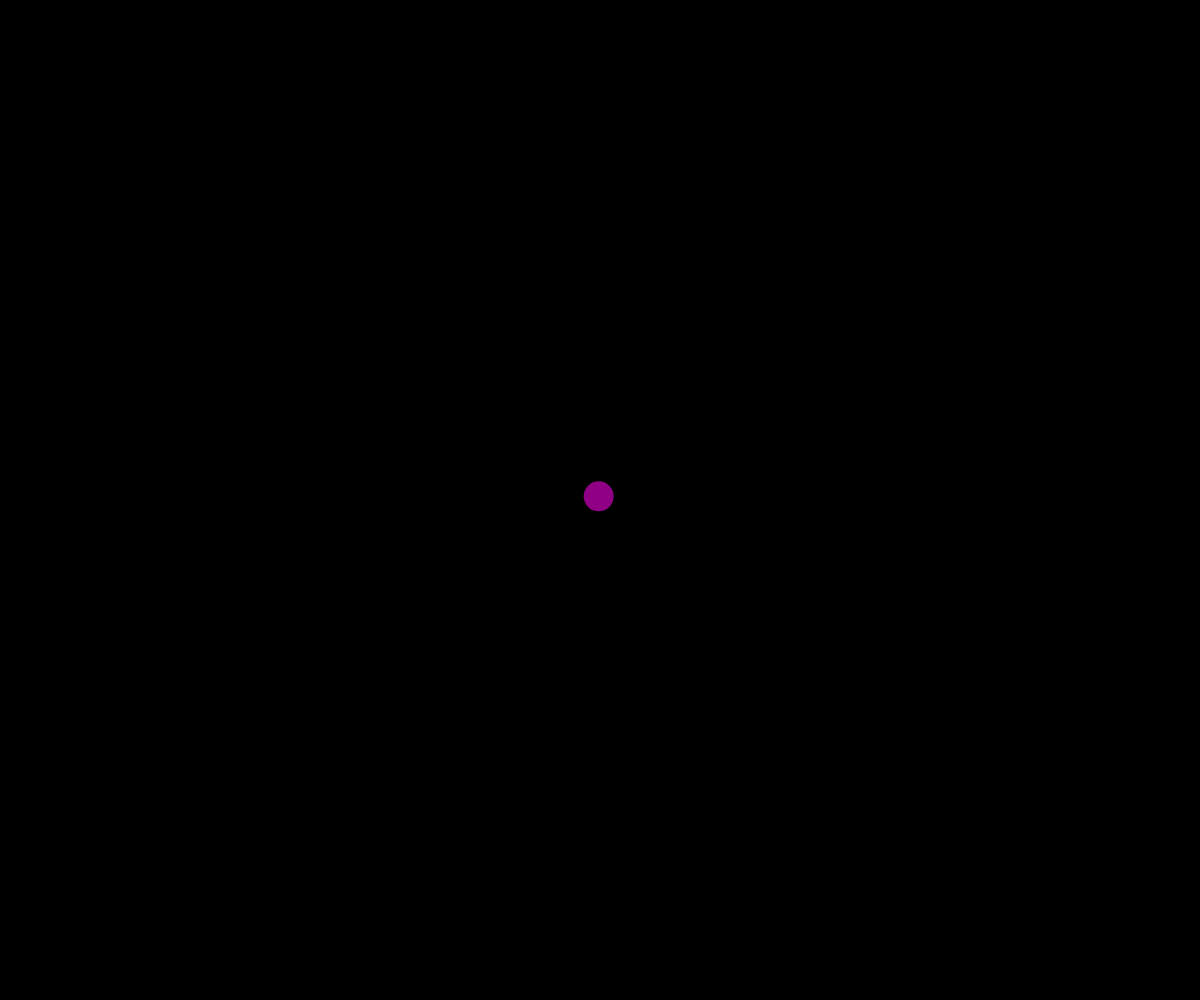
Frame 1 (no input)
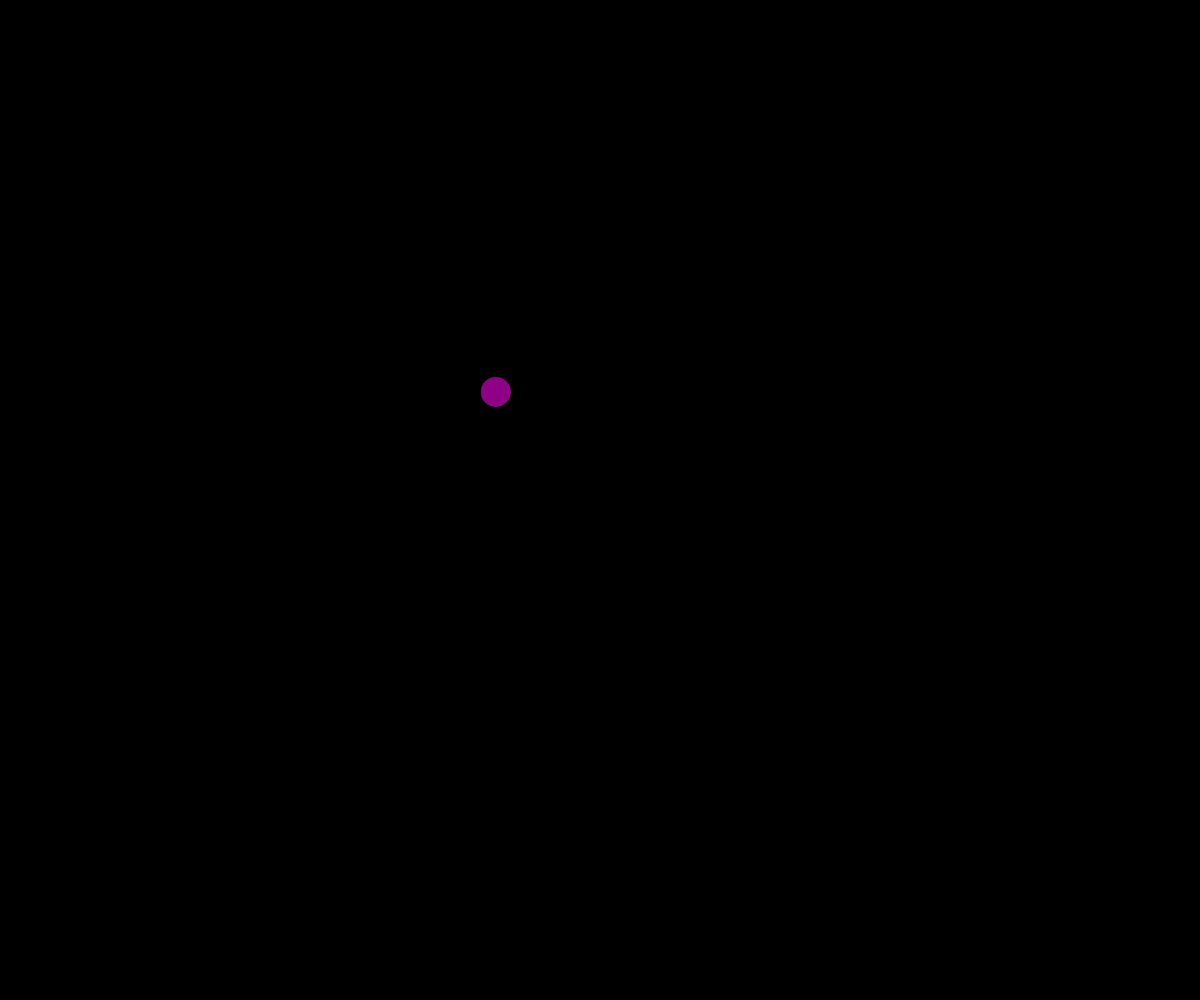
Frame 60 (no input)
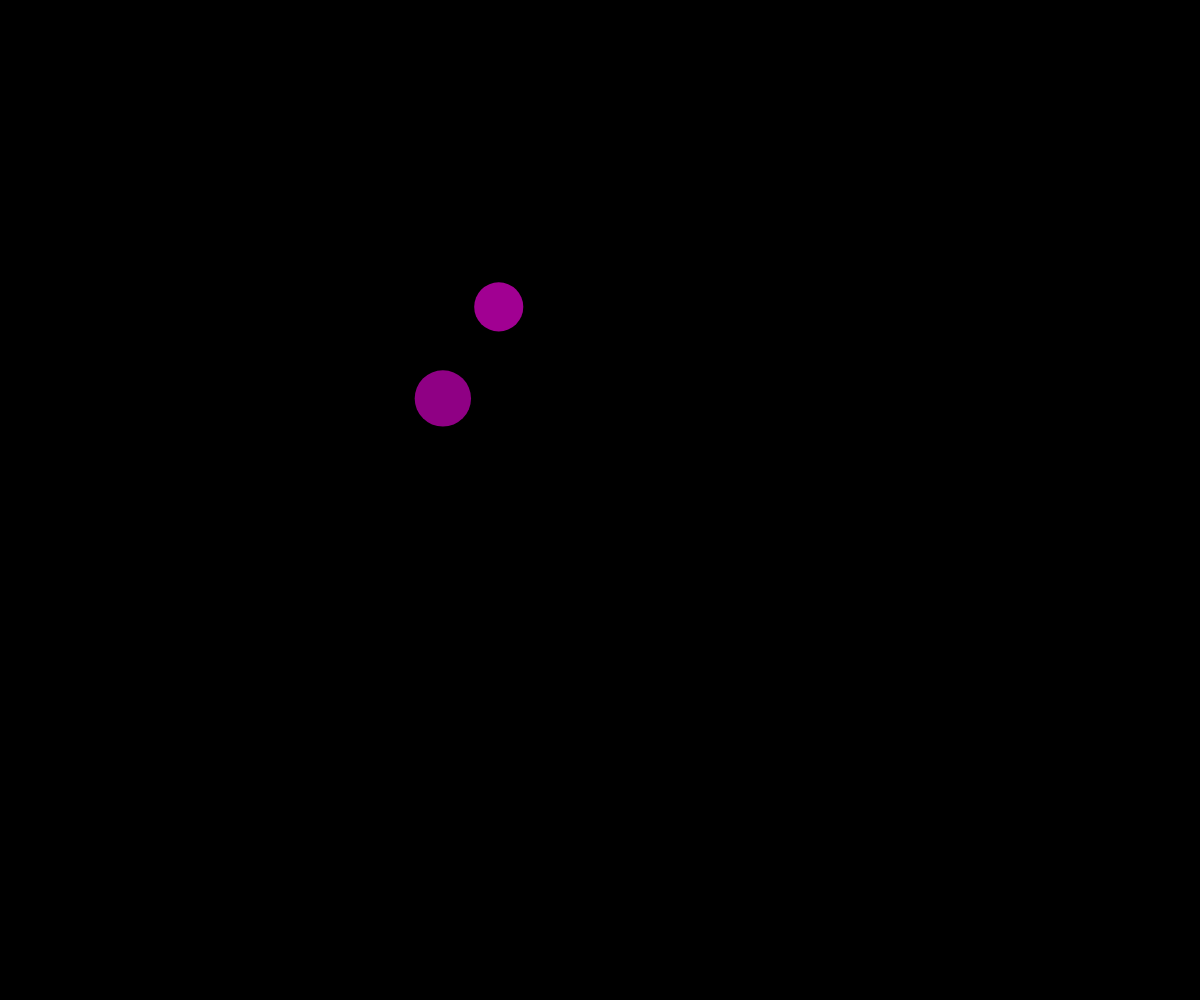
Frame 120 (the mouse pressed at the canvas centre since frame 60)

The p5.js sketch that drew these frames (run headless with seeded random() and noise() and a simulated clock; from frame 60 on, the mouse is pressed at the canvas centre):

// p5.js sketch
// ── sketch.js
// Connected Nodes OOP demo

let points = [];

function setup() {
  createCanvas(windowWidth, windowHeight);
  spawnPoint(width/2, height/2);
}

function draw() {
  background(0);
   
  //move and draw lines
  for (let point of points) {
    point.update(points);
  }

  for (let point of points) {
    point.display();
  }
}




function mousePressed() {
  spawnPoint(mouseX, mouseY);
}

function keyPressed() {
  if (key === "p") {
    points.shift();  
  }
}


function spawnPoint(x, y) {
  let somePoint = new MovingPoint(x, y);
  points.push(somePoint);
}




class MovingPoint {
  constructor(x, y) {
    this.x = x;
    this.y = y;
    this.speed = 5;
    this.radius = 15;
    this.color = color(random(200), 0, random(100, 255));
    this.xTime = random(1000);
    this.yTime = random(1000);
    this.deltaTime = 0.01;
    this.reach = 100;
    this.MIN_RADIUS = 15;
    this.MAX_RADIUS = 50;
  }


  display() {
    noStroke();
    fill(this.color);
    circle(this.x, this.y, this.radius * 2);
  }

  update(thePoints) {
    this.move();
    this.wrapAroundScreen();
    this.connectTo(thePoints);
    this.adjustSizeWithMouse();
  }

  adjustSizeWithMouse() {
    let mouseDistance = dist(this.x, this.y, mouseX, mouseY);
    if (mouseDistance < this.reach*3) {
      let theSize = map(mouseDistance, 0, this.reach*3, this.MAX_RADIUS, this.MIN_RADIUS);
      this.radius = theSize;
    }
    else {
      this.radius = this.MIN_RADIUS;
    }
  }

  move() {
    //pick random direction of movement
    let dx = noise(this.xTime);
    let dy = noise(this.yTime);

    //scale to movement speed
    this.dx = map(dx, 0, 1, -this.speed, this.speed);
    this.dy = map(dy, 0, 1, -this.speed, this.speed);

    //move point
    this.x += this.dx;
    this.y += this.dy;
    
    //incrememmt 
    this.xTime += this.deltaTime;
    this.yTime += this.deltaTime;
  }

  wrapAroundScreen() {
    //teleport across the screen if you fall off
    if (this.x > width) {
      this.x = 0;
    }
    if (this.x < 0) {
      this.x = width;
    }
    if (this.y > height) {
      this.y = 0;
    }
    if (this.y < 0) {
      this.y = height;
    }
  }

  connectTo(pointsArray) {
    for (let otherPoint of pointsArray) {
      //avoid drawing line to self
      if (this !== otherPoint) {
        let pointDistance = dist(this.x, this.y, otherPoint.x, otherPoint.y);
        if (pointDistance < this.reach) {
          stroke(this.color);
          strokeWeight(5);
          line(this.x, this.y, otherPoint.x, otherPoint.y);
        }
      }
    }
  }
}
